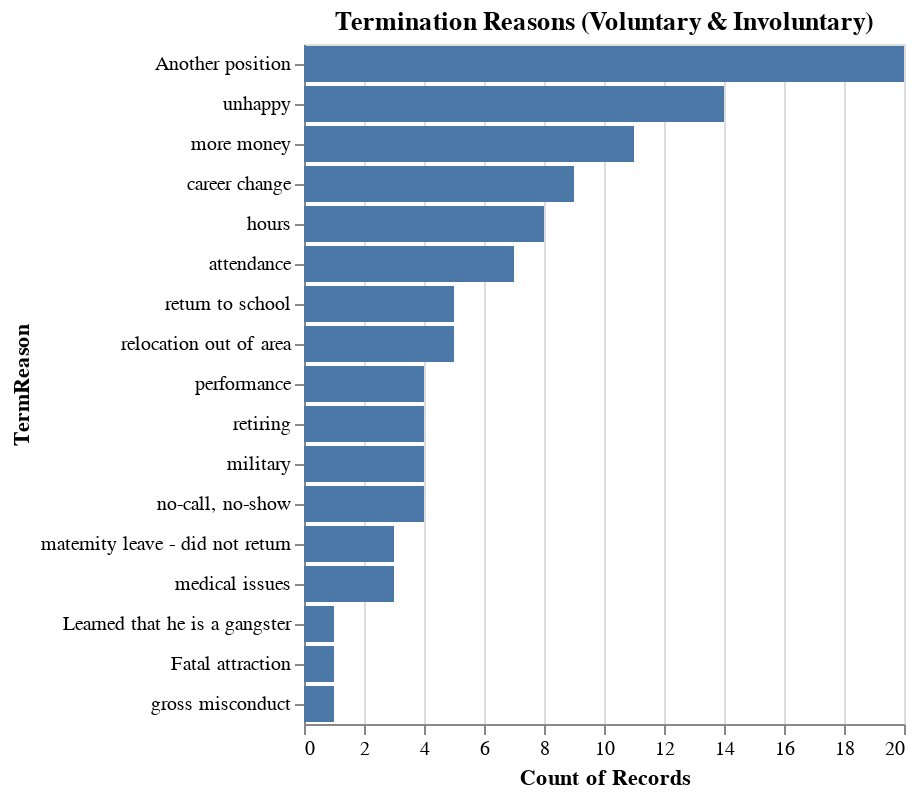

Notebook cell for this chart:
### Markdown cell above
Research shows that unhappiness at work can lead to lack of attendance, low performance, no-call, no-show

### Code cell
DeepnoteChart(left, """{"layer":[{"layer":[{"mark":{"clip":true,"type":"bar","color":"#4c78a8","tooltip":true},"encoding":{"x":{"sort":null,"type":"quantitative","scale":{"type":"linear"},"format":{"type":"default","decimals":null},"aggregate":"count","formatType":"numberFormatFromNumberType"},"y":{"sort":{"order":"descending","encoding":"x"},"type":"nominal","field":"TermReason","scale":{"type":"linear"}}}}]}],"title":"Termination Reasons (Voluntary & Involuntary)","config":{"legend":{}},"$schema":"https://vega.github.io/schema/vega-lite/v5.json","encoding":{}}""")
